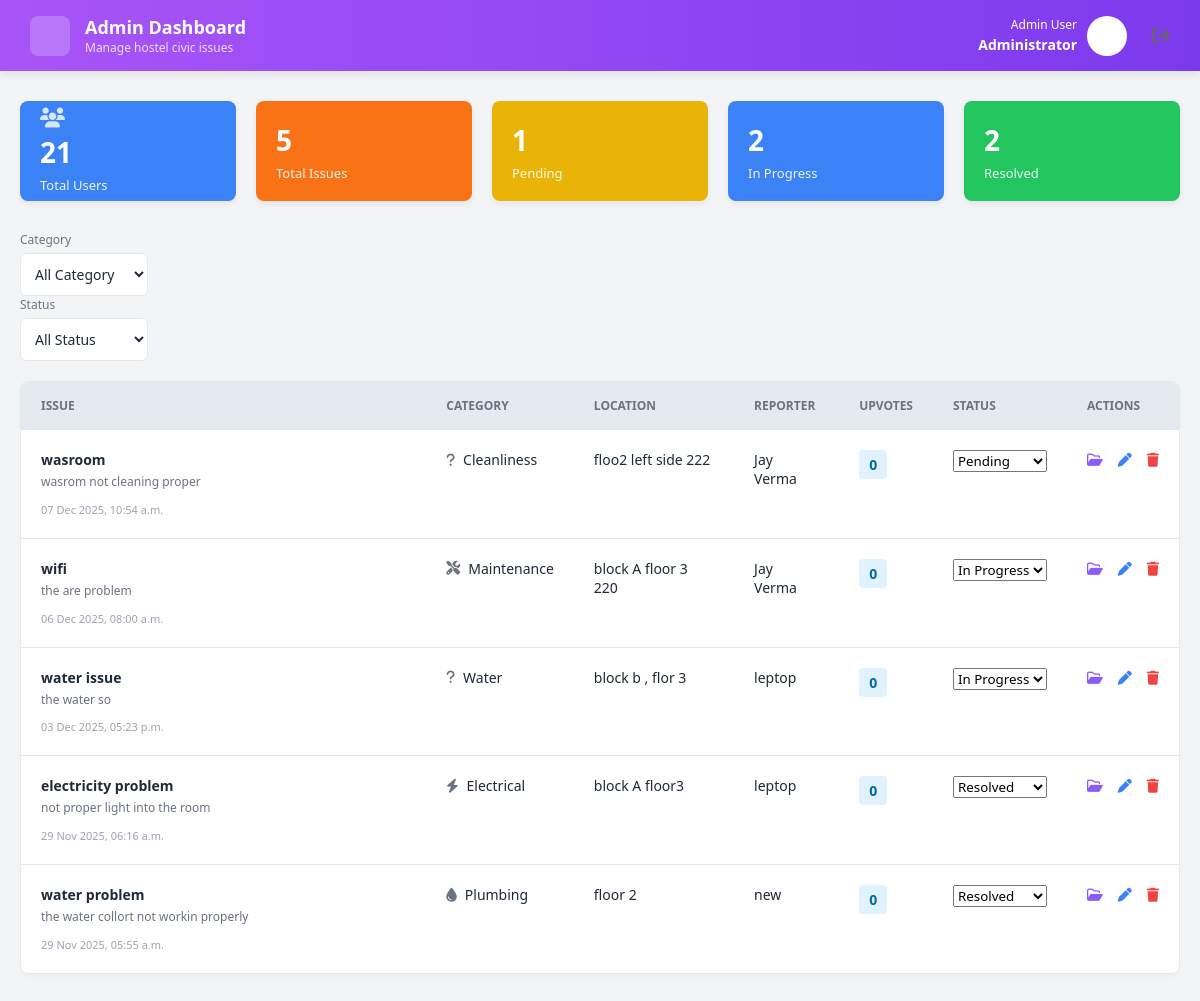
Page /admindash/ (signed in) on the earlier database version.
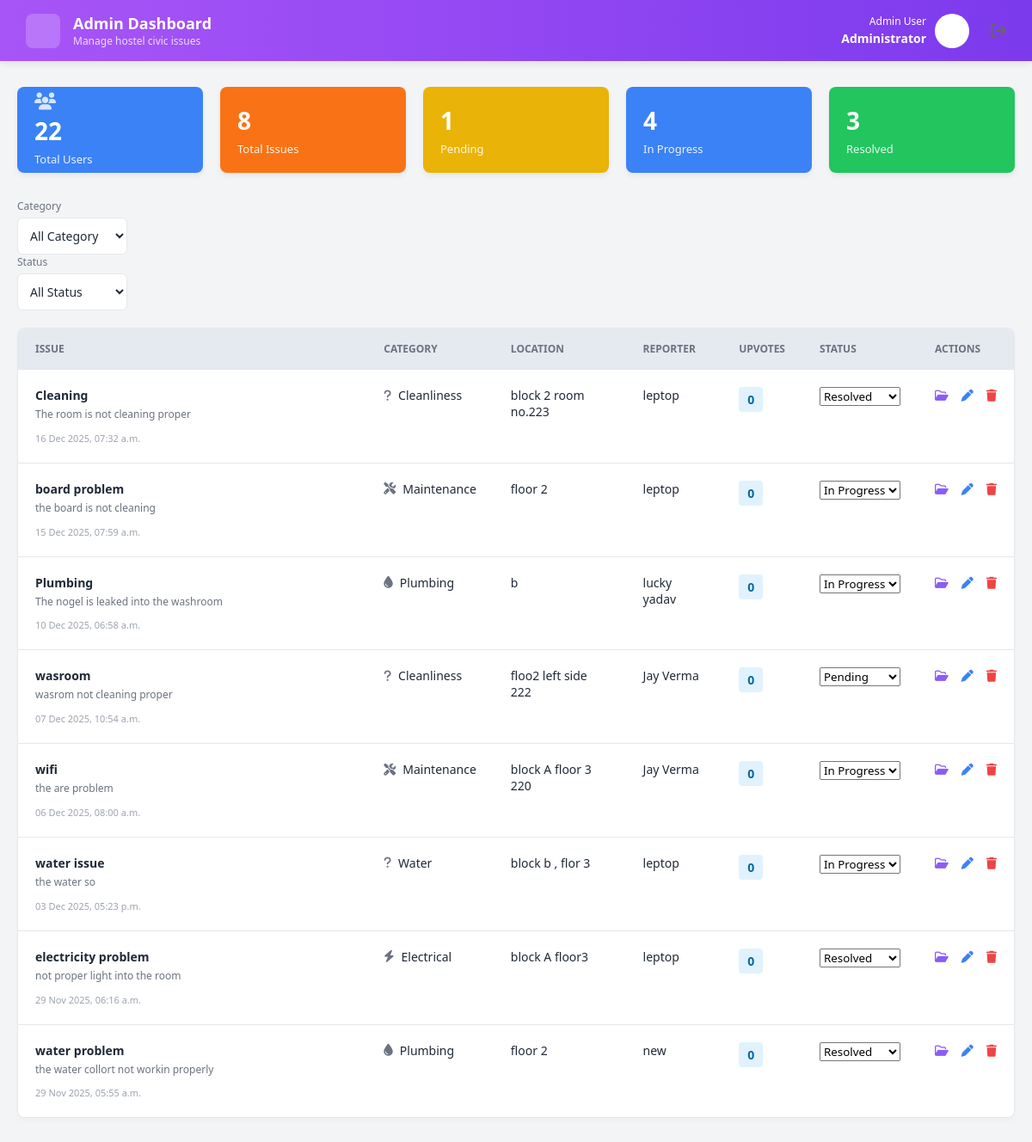
Same page on the later database version.
### hostel_issue/models.py (models this page shows)
class Issue(models.Model):
    title = models.CharField(max_length=200)
    description = models.TextField()
    category = models.CharField(max_length=50, choices=[
        ('Maintenance', 'Maintenance'),
        ('Electrical', 'Electrical'),
        ('Plumbing', 'Plumbing'),
        ('Other', 'Other'),
    ])
    location = models.CharField(max_length=100)
    reported_by = models.ForeignKey(User, on_delete=models.CASCADE)
    created_at = models.DateTimeField(auto_now_add=True)
    status = models.CharField(max_length=20, choices=[
        ('Pending', 'Pending'),
        ('In Progress', 'In Progress'),
        ('Resolved', 'Resolved'),
    ], default='Pending')

### hostel_issue/views.py (the view)
# urls.py: path('admindash/', views.admindash, name='admindash'),
@login_required
@user_passes_test(lambda u: u.is_superuser)
def admindash(request):
    category_filter = request.GET.get('category', 'all')
    status_filter = request.GET.get('status', 'all')
    issues = Issue.objects.all().order_by('-created_at')
    if category_filter != 'all':
        issues = issues.filter(category=category_filter)
    if status_filter != 'all':
        issues = issues.filter(status=status_filter)
    total_users = User.objects.count()
    total_issues = Issue.objects.count()
    pending_count = Issue.objects.filter(status='Pending').count()
    in_progress_count = Issue.objects.filter(status='In Progress').count()
    resolved_count = Issue.objects.filter(status='Resolved').count()
    context = {
        'issues': issues,
        'total_users': total_users,
        'total_issues': total_issues,
        'pending_count': pending_count,
        'in_progress_count': in_progress_count,
        'resolved_count': resolved_count,
        'selected_category': category_filter,
        'selected_status': status_filter,
    }
    return render(request,'admindash.html', context)

### hostel_issue/templates/admindash.html (shortened to what the changed rows need)
{% load static %}
<!DOCTYPE html>
<html lang="en">
<head>
    <link rel="stylesheet" href="https://cdnjs.cloudflare.com/ajax/libs/font-awesome/6.4.0/css/all.min.css">
    <link rel="stylesheet" href="{% static 'admin.css' %}">
    <link rel="stylesheet" href="admin.css">
</head>
<body>
    <header>
        <div class="header-left">
            <div class="header-titles">
                <h1>Admin Dashboard</h1>
            </div>
        </div>
    </header>
    <main class="container">
        <section class="stats-grid">
            <div class="card card-blue">
                <i class="fa-solid fa-users" style="font-size: 20px; opacity: 0.8; margin-bottom: 5px;"></i>
                <h2>{{ total_users }}</h2>
                <span>Total Users</span>
            </div>
            <div class="card card-orange">
                <h2>{{ total_issues }}</h2>
                <span>Total Issues</span>
            </div>
            <div class="card card-yellow">
                <h2>{{ pending_count }}</h2>
            </div>
            <div class="card card-blue">
                <h2>{{ in_progress_count }}</h2>
                <span>In Progress</span>
            </div>
            <div class="card card-green">
                <h2>{{ resolved_count }}</h2>
                <span>Resolved</span>
            </div>
        </section>
        <section class="table-wrapper">
            <table>
                <thead>
                    <tr>
                        <th style="width: 35%;">Issue</th>
                        <th>Category</th>
                        <th>Location</th>
                        <th>Reporter</th>
                        <th>Upvotes</th>
                        <th>Status</th>
                        <th>Actions</th>
                    </tr>
                </thead>
                <tbody>
                    {% for issue in issues %}
                    <tr data-issue-id="{{ issue.id }}">
                        <td>
                            <div class="issue-cell">
                                <h3>{{ issue.title }}</h3>
                                <p>{{ issue.description }}</p>
                                <span class="issue-date">{{ issue.created_at|date:"d M Y, h:i a" }}</span>
                            </div>
                        </td>
                        <td>
                            <div class="category-cell">
                                <i class="fa-solid fa-{% if issue.category == 'Maintenance' %}screwdriver-wrench{% elif issue.category == 'Electrical' %}bolt{% elif issue.category == 'Plumbing' %}droplet{% else %}question{% endif %}" style="color:#6b7280;"></i> {{ issue.get_category_display }}
                            </div>
                        </td>
                        <td>{{ issue.location }}</td>
                        <td>
                            <div class="reporter-info">{{ issue.reported_by.first_name }} {{ issue.reported_by.last_name }}</div>
                        </td>
                        <td><span class="upvote-badge">0</span></td>
                        <td>
                            <select class="status-select" data-issue-id="{{ issue.id }}">
                                <option value="Pending" {% if issue.status == 'Pending' %}selected{% endif %}>Pending</option>
                                <option value="In Progress" {% if issue.status == 'In Progress' %}selected{% endif %}>In Progress</option>
                                <option value="Resolved" {% if issue.status == 'Resolved' %}selected{% endif %}>Resolved</option>
                            </select>
                        </td>
                        <td>
                            <div class="actions">
                                <button class="action-btn btn-view" title="View Details"><i class="fa-regular fa-folder-open"></i></button>
                                <button class="action-btn btn-edit" title="Edit Issue"><i class="fa-solid fa-pen"></i></button>
                                <button class="action-btn btn-del" data-issue-id="{{ issue.id }}" title="Delete Issue"><i class="fa-solid fa-trash"></i></button>
                            </div>
                        </td>
                    </tr>
                    {% endfor %}
                </tbody>
            </table>
        </section>
    </main>
</body>
</html>

Differences in the rows shown:
added Issue: title "Cleaning", description "The room is not cleaning proper", created_at "16 Dec 2025, 07:32 a.m.", category "Cleanliness", location "block 2 room no.223", reported_by.first_name "leptop", status+id "Resolved"
added Issue: title "board problem", description "the board is not cleaning", created_at "15 Dec 2025, 07:59 a.m.", category "Maintenance", location "floor 2", reported_by.first_name "leptop", status+id "In Progress"
added Issue: title "Plumbing", description "The nogel is leaked into the washroom", created_at "10 Dec 2025, 06:58 a.m.", category "Plumbing", location "b", reported_by.first_name "lucky yadav", status+id "In Progress"
Other differences:
{{ total_users }}: "21" → "22"
{{ total_issues }}: "5" → "8"
{{ in_progress_count }}: "2" → "4"
{{ resolved_count }}: "2" → "3"
